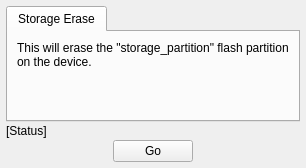
         <widget class="QWidget" name="tab_zephyr">
          <attribute name="title">
           <string>Zephyr</string>
          </attribute>
          <layout class="QGridLayout" name="gridLayout_16">
           <property name="leftMargin">
            <number>6</number>
           </property>
           <property name="topMargin">
            <number>6</number>
           </property>
           <property name="rightMargin">
            <number>6</number>
           </property>
           <property name="bottomMargin">
            <number>6</number>
           </property>
           <property name="spacing">
            <number>2</number>
           </property>
           <item row="2" column="0">
            <layout class="QHBoxLayout" name="horizontalLayout_18">
             <property name="spacing">
              <number>2</number>
             </property>
             <item>
              <spacer name="horizontalSpacer_13">
               <property name="orientation">
                <enum>Qt::Orientation::Horizontal</enum>
               </property>
               <property name="sizeHint" stdset="0">
                <size>
                 <width>20</width>
                 <height>20</height>
                </size>
               </property>
              </spacer>
             </item>
             <item>
              <widget class="QPushButton" name="btn_zephyr_go">
               <property name="text">
                <string>Go</string>
               </property>
              </widget>
             </item>
             <item>
              <spacer name="horizontalSpacer_14">
               <property name="orientation">
                <enum>Qt::Orientation::Horizontal</enum>
               </property>
               <property name="sizeHint" stdset="0">
                <size>
                 <width>20</width>
                 <height>20</height>
                </size>
               </property>
              </spacer>
             </item>
            </layout>
           </item>
           <item row="0" column="0">
            <widget class="QTabWidget" name="tabWidget_4">
             <property name="currentIndex">
              <number>0</number>
             </property>
             <property name="documentMode">
              <bool>false</bool>
             </property>
             <property name="tabsClosable">
              <bool>false</bool>
             </property>
             <property name="movable">
              <bool>false</bool>
             </property>
             <property name="tabBarAutoHide">
              <bool>false</bool>
             </property>
             <widget class="QWidget" name="tab_zephyr_storage_erase">
              <attribute name="title">
               <string>Storage Erase</string>
              </attribute>
              <layout class="QGridLayout" name="gridLayout_17">
               <item row="0" column="0">
                <widget class="QLabel" name="label_12">
                 <property name="text">
                  <string>This will erase the &quot;storage_partition&quot; flash partition on the device.</string>
                 </property>
                 <property name="wordWrap">
                  <bool>true</bool>
                 </property>
                </widget>
               </item>
               <item row="1" column="0">
                <spacer name="verticalSpacer_7">
                 <property name="orientation">
                  <enum>Qt::Orientation::Vertical</enum>
                 </property>
                 <property name="sizeHint" stdset="0">
                  <size>
                   <width>20</width>
                   <height>40</height>
                  </size>
                 </property>
                </spacer>
               </item>
              </layout>
             </widget>
            </widget>
           </item>
           <item row="1" column="0">
            <widget class="QLabel" name="lbl_zephyr_status">
             <property name="text">
              <string>[Status]</string>
             </property>
            </widget>
           </item>
          </layout>
         </widget>
